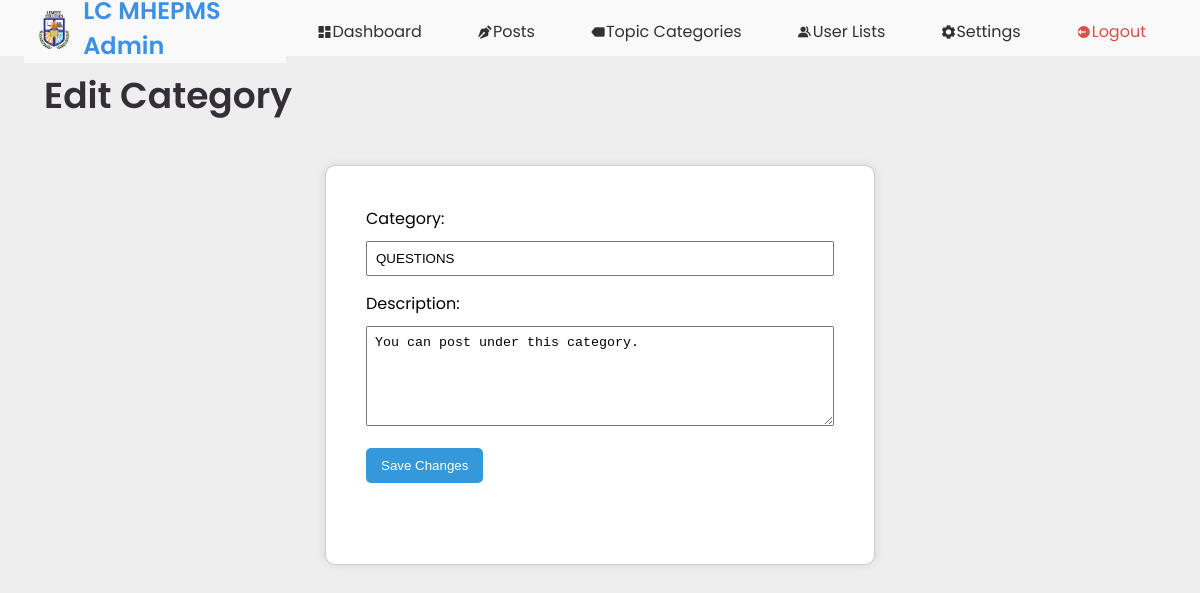
/Admin/category_edit.php?id=1, run on the app's committed database.
### tables this page shows
CREATE TABLE `category` (
  `categoryId` int(11) NOT NULL,
  `date_created` datetime NOT NULL,
  `blog_category` varchar(255) NOT NULL,
  `blog_description` longtext NOT NULL
);

### Admin/category_edit.php (the view, shortened to what this page needs)
<?php
include '../Users/config.php';
if (isset($_GET['id'])) {
    $categoryId = $_GET['id'];
    $sql = "SELECT `categoryId`, `date_created`, `blog_category`, `blog_description` FROM `category` WHERE `categoryId` = $categoryId";
    $result = mysqli_query($link, $sql);
    if (mysqli_num_rows($result) > 0) {
        $category = mysqli_fetch_assoc($result);
    } else {
        die("Category not found");
    }
} else {
    die("Invalid request. Please provide a category ID.");
}
?>
<!DOCTYPE html>
<html lang="en">
<head>
    <link href='https://unpkg.com/boxicons@2.0.9/css/boxicons.min.css' rel='stylesheet'>
<?php include 'admin_navbar.php'; ?>
    <section id="content">
        <main>
            <div class="head-title">
                <div class="left">
                    <h1>Edit Category</h1>
                </div>
            </div>
		<div class="form-container">
            <form action="update_category.php" class="edit" method="post">
                <label for="blog_category">Category:</label>
                <input type="text" id="blog_category" name="blog_category" value="<?php echo $category['blog_category']; ?>" required>
                <label for="blog_description">Description:</label>
                <textarea id="blog_description" name="blog_description" required><?php echo $category['blog_description']; ?></textarea>
                <button type="submit">Save Changes</button>
            </form>
		</div>
        </main>
    </section>
</body>
</html>

### data on the page
category: blog_category "QUESTIONS", blog_description "You can post under this category."
